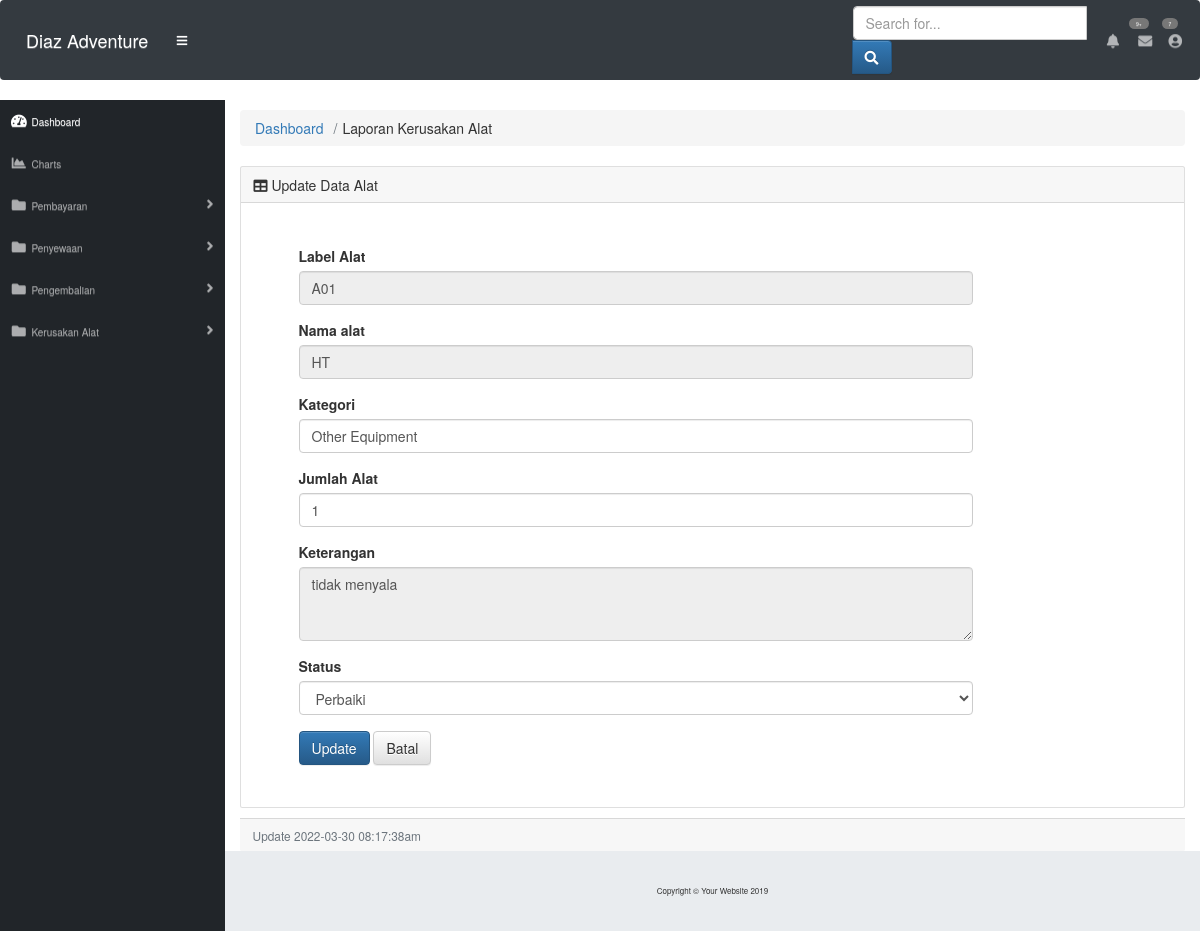
Screenshot of /kerusakan/edit/1 with the database file from the repository.
### tables this page shows
CREATE TABLE `kerusakan_alat` (
  `id_kerusakan` int(80) NOT NULL,
  `nama_barang` varchar(255) NOT NULL,
  `kategori_barang` varchar(15) NOT NULL,
  `jumlah` int(90) NOT NULL,
  `label_alat` varchar(20) NOT NULL,
  `status_alat` varchar(80) NOT NULL,
  `keterangan` varchar(255) NOT NULL
);

### application/controllers/kerusakan.php (called while the page is built, shortened)
<?php
class kerusakan extends CI_Controller {
	 function __construct(){
		$this->load->model('m_kerusakan');
        $this->load->helper('url');
	}
    public function edit($label_alat = 0){
		$this->load->model('m_kerusakan');
		$data_soal = $this->m_kerusakan->Ambil("where id_kerusakan = '$label_alat'")->result_array();
		$data = array(
			'id_kerusakan' => $data_soal[0]['id_kerusakan'],
			'label_alat' => $data_soal[0]['label_alat'],
			'nama_barang' => $data_soal[0]['nama_barang'],
			'kategori_barang' => $data_soal[0]['kategori_barang'],
			'jumlah' => $data_soal[0]['jumlah'],
			'keterangan' => $data_soal[0]['keterangan'],
			'status_alat' => $data_soal[0]['status_alat'],
		);
		$this->load->view('admin/v_edit_status', $data);
	}
}

### index.php (called while the page is built, shortened)
<?php
require_once BASEPATH.'core/CodeIgniter.php';

### application/models/m_kerusakan.php (called while the page is built, shortened)
<?php
class M_kerusakan extends CI_Model {
    public function Ambil($where= "") {
      $data = $this->db->query('select * from kerusakan_alat '.$where);
      return $data;
  }
}

### application/views/admin/v_edit_status.php (the view, shortened to what this page needs)
<!DOCTYPE html>
<html lang="en">
<head>
  <link href="<?php echo base_url().'assets/sbadmin/vendor/fontawesome-free/css/all.min.css'?>" rel="stylesheet" type="text/css">
  <link href="<?php echo base_url().'assets/sbadmin/vendor/datatables/dataTables.bootstrap4.css'?>" rel="stylesheet" >
  <link href="<?php echo base_url().'assets/sbadmin/css/sb-admin.css'?>" rel="stylesheet">
	<link rel="stylesheet" href="https://maxcdn.bootstrapcdn.com/bootstrap/3.3.6/css/bootstrap.min.css">
	<link rel="stylesheet" href="https://maxcdn.bootstrapcdn.com/bootstrap/3.3.6/css/bootstrap-theme.min.css">
</head>
	<body id="page-top">
	<nav class="navbar navbar-expand navbar-dark bg-dark static-top">
    <a class="navbar-brand mr-1" href="#">Diaz Adventure</a>
    <button class="btn btn-link btn-sm text-white order-1 order-sm-0" id="sidebarToggle" href="#">
      <i class="fas fa-bars"></i>
    </button>
    <form class="d-none d-md-inline-block form-inline ml-auto mr-0 mr-md-3 my-2 my-md-0">
      <div class="input-group">
      <input type="text" class="form-control" placeholder="Search for..." aria-label="Search" aria-describedby="basic-addon2">
      <div class="input-group-append">
        <button class="btn btn-primary" type="button">
        <i class="fas fa-search"></i>
        </button>
        </div>
      </div>
    </form>
    <ul class="navbar-nav ml-auto ml-md-0">
      <li class="nav-item dropdown no-arrow mx-1">
        <a class="nav-link dropdown-toggle" href="#" id="alertsDropdown" role="button" data-toggle="dropdown" aria-haspopup="true" aria-expanded="false">
        <i class="fas fa-bell fa-fw"></i>
        <span class="badge badge-danger">9+</span>
        </a>
      </li>
      <li class="nav-item dropdown no-arrow mx-1">
        <a class="nav-link dropdown-toggle" href="#" id="messagesDropdown" role="button" data-toggle="dropdown" aria-haspopup="true" aria-expanded="false">
          <i class="fas fa-envelope fa-fw"></i>
          <span class="badge badge-danger">7</span>
        </a>
      </li>
      <li class="nav-item dropdown no-arrow">
        <a class="nav-link dropdown-toggle" href="#" id="userDropdown" role="button" data-toggle="dropdown" aria-haspopup="true" aria-expanded="false">
          <i class="fas fa-user-circle fa-fw"></i>
        </a>
      </li>
    </ul>
</nav>
	<div id="wrapper">
   <ul class="sidebar navbar-nav">
      <li class="nav-item active">
        <a class="nav-link" href="<?php echo site_url('Dasboard/admin') ?>">
          <i class="fas fa-fw fa-tachometer-alt"></i>
          <span>Dashboard</span>
        </a>
      </li>
	  <li class="nav-item">
        <a class="nav-link" href="#">
          <i class="fas fa-fw fa-chart-area"></i>
          <span>Charts</span></a>
      </li>
      <li class="nav-item dropdown">
        <a class="nav-link dropdown-toggle" href="#" id="pagesDropdown" role="button" data-toggle="dropdown" aria-haspopup="true" aria-expanded="false">
          <i class="fas fa-fw fa-folder"></i>
          <span>Pembayaran</span>
        </a>
      </li>
      <li class="nav-item dropdown">
        <a class="nav-link dropdown-toggle" href="#" id="pagesDropdown" role="button" data-toggle="dropdown" aria-haspopup="true" aria-expanded="false">
          <i class="fas fa-fw fa-folder"></i>
          <span>Penyewaan</span>
        </a>
      </li>
	   <li class="nav-item dropdown">
        <a class="nav-link dropdown-toggle" href="#" id="pagesDropdown" role="button" data-toggle="dropdown" aria-haspopup="true" aria-expanded="false">
          <i class="fas fa-fw fa-folder"></i>
          <span>Pengembalian</span>
        </a>
      </li>
	    <li class="nav-item dropdown">
        <a class="nav-link dropdown-toggle" href="#" id="pagesDropdown" role="button" data-toggle="dropdown" aria-haspopup="true" aria-expanded="false">
          <i class="fas fa-fw fa-folder"></i>
          <span>Kerusakan Alat</span>
        </a>
      </li>
    </ul>
	<div id="content-wrapper">
    <div class="container-fluid">
        <ol class="breadcrumb">
          <li class="breadcrumb-item">
            <a href="#">Dashboard</a>
          </li>
          <li class="breadcrumb-item ">Laporan Kerusakan Alat</li>
        </ol>
           <div class="card mb-3">
          <div class="card-header">
            <i class="fas fa-table"></i>
            Update Data Alat</div>
        <div class="card-body">
            <div class="table-responsive">
    <div class="col-md-10">
		<div class="row">
		  		<div class="col-md-12">
		  			<div class="content-box-large">
	<div class="panel-body">
		<form role="form" action="<?php echo base_url(); ?>kerusakan/update" method="POST" enctype="multipart/form-data">
	        <div class="panel-body">
                                    <form action="">
                                    <fieldset>
									<div class="form-group">
                                        <label>Label Alat</label>
                                        <input class="form-control" readonly name="label_alat" value="<?php echo $label_alat; ?>" />
                                    </div>
                                      <div class="form-group">
                                        <label>Nama alat</label>
                                        <input class="form-control" readonly name="nama_barang" value="<?php echo $nama_barang; ?>" />
                                      </div>
									 <div class="form-group">
                                        <label>Kategori</label>
                                        <input class="form-control"  name="kategori_barang" value="<?php echo $kategori_barang; ?>" />
                                      </div>
                                      <div class="form-group">
                                        <label>Jumlah Alat</label>
                                        <input class="form-control"  name="jumlah" value="<?php echo $jumlah; ?>" />
                                      </div>
									<div class="form-group">
                                        <label>Keterangan</label>
                                        <textarea class="form-control" rows="3" readonly name="keterangan"><?php echo $keterangan; ?>
										</textarea>
                                    </div>
									<div class="form-group">
                                        <label>Status</label>
                                        <select class="form-control" name="status_alat"value="<?php echo $status_alat; ?>">
                                            <option>Perbaiki </option>
                                        </select>
                                    </div>
									</fieldset>
									</form>
                    <div >
                        <i class="col-sm-offset-2 col-sm-10"></i>
                         <button type="submit" class="btn btn-primary">Update</button>
						<a class="btn btn-default" href="<?php echo base_url();?>kerusakan">Batal</a>
					</div>
            </div>
		</form>
	</div>
				</div>
				</div>
		</div>
    </div>
    </div>
            </div>
        </div>
          <div class="card-footer small text-muted"><?php echo "Update " . date("Y-m-d h:i:sa") . "<br>";?></div>
        </div>
    </div>
    </div>
      <footer class="sticky-footer">
        <div class="container my-auto">
          <div class="copyright text-center my-auto">
            <span>Copyright © Your Website 2019</span>
          </div>
        </div>
      </footer>
  </body>
</html>

### rows the page displays
kerusakan_alat: label_alat "A01", nama_barang "HT", kategori_barang "Other Equipment", jumlah "1", keterangan "tidak menyala", status_alat "Perbaiki"
